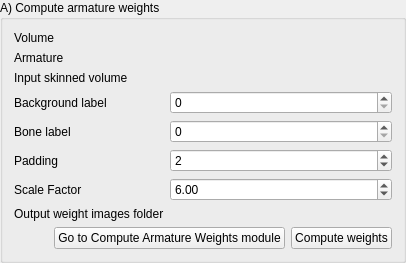
        <widget class="ctkCollapsibleGroupBox" name="ComputeArmatureWeightCollapsibleGroupBox">
         <property name="sizePolicy">
          <sizepolicy hsizetype="Preferred" vsizetype="Minimum">
           <horstretch>0</horstretch>
           <verstretch>0</verstretch>
          </sizepolicy>
         </property>
         <property name="title">
          <string>A) Compute armature weights</string>
         </property>
         <property name="collapsed">
          <bool>false</bool>
         </property>
         <layout class="QGridLayout" name="gridLayout_6">
          <item row="0" column="0">
           <widget class="QLabel" name="ComputeArmatureWeightInputVolumeLabel">
            <property name="sizePolicy">
             <sizepolicy hsizetype="Fixed" vsizetype="Fixed">
              <horstretch>0</horstretch>
              <verstretch>0</verstretch>
             </sizepolicy>
            </property>
            <property name="text">
             <string>Volume</string>
            </property>
            <property name="workflow" stdset="0">
             <stringlist>
              <string>2</string>
             </stringlist>
            </property>
           </widget>
          </item>
          <item row="0" column="1" colspan="2">
           <widget class="qMRMLNodeComboBox" name="ComputeArmatureWeightInputVolumeNodeComboBox">
            <property name="enabled">
             <bool>false</bool>
            </property>
            <property name="sizePolicy">
             <sizepolicy hsizetype="Preferred" vsizetype="Fixed">
              <horstretch>0</horstretch>
              <verstretch>0</verstretch>
             </sizepolicy>
            </property>
            <property name="toolTip">
             <string>Select the volume for which the weights are computed</string>
            </property>
            <property name="nodeTypes">
             <stringlist>
              <string>vtkMRMLScalarVolumeNode</string>
             </stringlist>
            </property>
            <property name="showHidden">
             <bool>false</bool>
            </property>
            <property name="addEnabled">
             <bool>false</bool>
            </property>
            <property name="selectNodeUponCreation">
             <bool>true</bool>
            </property>
            <property name="workflow" stdset="0">
             <stringlist>
              <string>2</string>
             </stringlist>
            </property>
           </widget>
          </item>
          <item row="1" column="0">
           <widget class="QLabel" name="ComputeArmatureWeightArmatureLabel">
            <property name="sizePolicy">
             <sizepolicy hsizetype="Fixed" vsizetype="Fixed">
              <horstretch>0</horstretch>
              <verstretch>0</verstretch>
             </sizepolicy>
            </property>
            <property name="text">
             <string>Armature</string>
            </property>
            <property name="workflow" stdset="0">
             <stringlist>
              <string>2</string>
             </stringlist>
            </property>
           </widget>
          </item>
          <item row="1" column="1" colspan="2">
           <widget class="qMRMLNodeComboBox" name="ComputeArmatureWeightAmartureNodeComboBox">
            <property name="sizePolicy">
             <sizepolicy hsizetype="Preferred" vsizetype="Fixed">
              <horstretch>0</horstretch>
              <verstretch>0</verstretch>
             </sizepolicy>
            </property>
            <property name="toolTip">
             <string>Select the armature for which the weights are computed</string>
            </property>
            <property name="nodeTypes">
             <stringlist>
              <string>vtkMRMLModelNode</string>
             </stringlist>
            </property>
            <property name="showHidden">
             <bool>false</bool>
            </property>
            <property name="baseName">
             <string/>
            </property>
            <property name="addEnabled">
             <bool>false</bool>
            </property>
            <property name="removeEnabled">
             <bool>true</bool>
            </property>
            <property name="workflow" stdset="0">
             <stringlist>
              <string>2</string>
             </stringlist>
            </property>
           </widget>
          </item>
          <item row="2" column="0">
           <widget class="QLabel" name="ComputeArmatureWeightSkinnedVolumeLabel">
            <property name="sizePolicy">
             <sizepolicy hsizetype="Fixed" vsizetype="Fixed">
              <horstretch>0</horstretch>
              <verstretch>0</verstretch>
             </sizepolicy>
            </property>
            <property name="text">
             <string>Input skinned volume</string>
            </property>
            <property name="workflow" stdset="0">
             <stringlist>
              <string>2</string>
             </stringlist>
            </property>
           </widget>
          </item>
          <item row="2" column="1" colspan="2">
           <widget class="qMRMLNodeComboBox" name="ComputeArmatureWeightSkinnedVolumeVolumeNodeComboBox">
            <property name="sizePolicy">
             <sizepolicy hsizetype="Preferred" vsizetype="Fixed">
              <horstretch>0</horstretch>
              <verstretch>0</verstretch>
             </sizepolicy>
            </property>
            <property name="toolTip">
             <string>Select the skinned volume for which each voxel as a bone associated</string>
            </property>
            <property name="nodeTypes">
             <stringlist>
              <string>vtkMRMLScalarVolumeNode</string>
             </stringlist>
            </property>
            <property name="baseName">
             <string>SkinnedVolume</string>
            </property>
            <property name="noneEnabled">
             <bool>false</bool>
            </property>
            <property name="addEnabled">
             <bool>false</bool>
            </property>
            <property name="removeEnabled">
             <bool>true</bool>
            </property>
            <property name="workflow" stdset="0">
             <stringlist>
              <string>2</string>
             </stringlist>
            </property>
           </widget>
          </item>
          <item row="8" column="0">
           <widget class="QLabel" name="ComputeArmatureWeightOutputFolderLabel">
            <property name="sizePolicy">
             <sizepolicy hsizetype="Fixed" vsizetype="Fixed">
              <horstretch>0</horstretch>
              <verstretch>0</verstretch>
             </sizepolicy>
            </property>
            <property name="text">
             <string>Output weight images folder</string>
            </property>
           </widget>
          </item>
          <item row="9" column="0" colspan="3">
           <layout class="QHBoxLayout" name="horizontalLayout_9">
            <item>
             <spacer name="horizontalSpacer_8">
              <property name="orientation">
               <enum>Qt::Horizontal</enum>
              </property>
              <property name="sizeHint" stdset="0">
               <size>
                <width>40</width>
                <height>20</height>
               </size>
              </property>
             </spacer>
            </item>
            <item>
             <widget class="QPushButton" name="ComputeArmatureWeightGoToPushButton">
              <property name="toolTip">
               <string>Open the &quot;Compute Armature Weights&quot; module</string>
              </property>
              <property name="text">
               <string>Go to Compute Armature Weights module</string>
              </property>
              <property name="workflow" stdset="0">
               <stringlist>
                <string>2</string>
               </stringlist>
              </property>
             </widget>
            </item>
            <item>
             <widget class="QPushButton" name="ComputeArmatureWeightApplyPushButton">
              <property name="toolTip">
               <string>&lt;!DOCTYPE HTML PUBLIC &quot;-//W3C//DTD HTML 4.0//EN&quot; &quot;http://www.w3.org/TR/REC-html40/strict.dtd&quot;&gt;
&lt;html&gt;&lt;head&gt;&lt;meta name=&quot;qrichtext&quot; content=&quot;1&quot; /&gt;&lt;style type=&quot;text/css&quot;&gt;
p, li { white-space: pre-wrap; }
&lt;/style&gt;&lt;/head&gt;&lt;body style=&quot; font-family:'MS Shell Dlg 2'; font-size:8.25pt; font-weight:400; font-style:normal;&quot;&gt;
&lt;p style=&quot; margin-top:0px; margin-bottom:0px; margin-left:0px; margin-right:0px; -qt-block-indent:0; text-indent:0px;&quot;&gt;&lt;span style=&quot; font-size:8pt;&quot;&gt;For each voxel of the volume, compute the contribution of each bone to a movement and outputs it in the weight folder.&lt;/span&gt;&lt;/p&gt;&lt;/body&gt;&lt;/html&gt;</string>
              </property>
              <property name="text">
               <string>Compute weights</string>
              </property>
              <property name="checkable">
               <bool>true</bool>
              </property>
             </widget>
            </item>
           </layout>
          </item>
          <item row="5" column="0">
           <widget class="QLabel" name="ComputeArmatureWeightPaddingLabel">
            <property name="sizePolicy">
             <sizepolicy hsizetype="Fixed" vsizetype="Preferred">
              <horstretch>0</horstretch>
              <verstretch>0</verstretch>
             </sizepolicy>
            </property>
            <property name="text">
             <string>Padding</string>
            </property>
            <property name="workflow" stdset="0">
             <stringlist>
              <string>2</string>
             </stringlist>
            </property>
           </widget>
          </item>
          <item row="5" column="1" colspan="2">
           <widget class="QSpinBox" name="ComputeArmatureWeightPaddingSpinBox">
            <property name="sizePolicy">
             <sizepolicy hsizetype="Preferred" vsizetype="Fixed">
              <horstretch>0</horstretch>
              <verstretch>0</verstretch>
             </sizepolicy>
            </property>
            <property name="toolTip">
             <string>&lt;!DOCTYPE HTML PUBLIC &quot;-//W3C//DTD HTML 4.0//EN&quot; &quot;http://www.w3.org/TR/REC-html40/strict.dtd&quot;&gt;
&lt;html&gt;&lt;head&gt;&lt;meta name=&quot;qrichtext&quot; content=&quot;1&quot; /&gt;&lt;style type=&quot;text/css&quot;&gt;
p, li { white-space: pre-wrap; }
&lt;/style&gt;&lt;/head&gt;&lt;body style=&quot; font-family:'MS Shell Dlg 2'; font-size:8.25pt; font-weight:400; font-style:normal;&quot;&gt;
&lt;p style=&quot; margin-top:0px; margin-bottom:0px; margin-left:0px; margin-right:0px; -qt-block-indent:0; text-indent:0px;&quot;&gt;&lt;span style=&quot; font-size:8pt;&quot;&gt;How far (in voxel units) outside the body the weights region will be computed&lt;/span&gt;&lt;/p&gt;&lt;/body&gt;&lt;/html&gt;</string>
            </property>
            <property name="value">
             <number>2</number>
            </property>
            <property name="workflow" stdset="0">
             <stringlist>
              <string>2</string>
             </stringlist>
            </property>
           </widget>
          </item>
          <item row="7" column="0">
           <widget class="QLabel" name="ComputeArmatureWeightScaleFactorLabel">
            <property name="sizePolicy">
             <sizepolicy hsizetype="Fixed" vsizetype="Preferred">
              <horstretch>0</horstretch>
              <verstretch>0</verstretch>
             </sizepolicy>
            </property>
            <property name="text">
             <string>Scale Factor</string>
            </property>
            <property name="workflow" stdset="0">
             <stringlist>
              <string>1</string>
              <string>2</string>
             </stringlist>
            </property>
           </widget>
          </item>
          <item row="7" column="1" colspan="2">
           <widget class="QDoubleSpinBox" name="ComputeArmatureWeightScaleFactorSpinBox">
            <property name="sizePolicy">
             <sizepolicy hsizetype="Preferred" vsizetype="Fixed">
              <horstretch>0</horstretch>
              <verstretch>0</verstretch>
             </sizepolicy>
            </property>
            <property name="toolTip">
             <string>&lt;!DOCTYPE HTML PUBLIC &quot;-//W3C//DTD HTML 4.0//EN&quot; &quot;http://www.w3.org/TR/REC-html40/strict.dtd&quot;&gt;
&lt;html&gt;&lt;head&gt;&lt;meta name=&quot;qrichtext&quot; content=&quot;1&quot; /&gt;&lt;style type=&quot;text/css&quot;&gt;
p, li { white-space: pre-wrap; }
&lt;/style&gt;&lt;/head&gt;&lt;body style=&quot; font-family:'MS Shell Dlg 2'; font-size:8.25pt; font-weight:400; font-style:normal;&quot;&gt;
&lt;p style=&quot; margin-top:0px; margin-bottom:0px; margin-left:0px; margin-right:0px; -qt-block-indent:0; text-indent:0px;&quot;&gt;&lt;span style=&quot; font-size:8pt;&quot;&gt;Scale factor applied to the input images to speed up the processing&lt;/span&gt;&lt;/p&gt;&lt;/body&gt;&lt;/html&gt;</string>
            </property>
            <property name="singleStep">
             <double>2.000000000000000</double>
            </property>
            <property name="value">
             <double>6.000000000000000</double>
            </property>
            <property name="workflow" stdset="0">
             <stringlist>
              <string>1</string>
              <string>2</string>
             </stringlist>
            </property>
           </widget>
          </item>
          <item row="8" column="1" colspan="2">
           <widget class="ctkPathLineEdit" name="ComputeArmatureWeightOutputPathLineEdit">
            <property name="sizePolicy">
             <sizepolicy hsizetype="Expanding" vsizetype="Fixed">
              <horstretch>0</horstretch>
              <verstretch>0</verstretch>
             </sizepolicy>
            </property>
            <property name="filters">
             <set>ctkPathLineEdit::Dirs|ctkPathLineEdit::Drives|ctkPathLineEdit::Readable|ctkPathLineEdit::Writable</set>
            </property>
           </widget>
          </item>
          <item row="3" column="0">
           <widget class="QLabel" name="ComputeArmatureWeightBackgroundLabel">
            <property name="sizePolicy">
             <sizepolicy hsizetype="Fixed" vsizetype="Preferred">
              <horstretch>0</horstretch>
              <verstretch>0</verstretch>
             </sizepolicy>
            </property>
            <property name="text">
             <string>Background label</string>
            </property>
            <property name="workflow" stdset="0">
             <stringlist>
              <string>2</string>
             </stringlist>
            </property>
           </widget>
          </item>
          <item row="3" column="1" colspan="2">
           <widget class="QSpinBox" name="ComputeArmatureWeightBackgroundSpinBox">
            <property name="maximum">
             <number>1024</number>
            </property>
            <property name="workflow" stdset="0">
             <stringlist>
              <string>2</string>
             </stringlist>
            </property>
           </widget>
          </item>
          <item row="4" column="1" colspan="2">
           <widget class="QSpinBox" name="ComputeArmatureWeightBoneSpinBox">
            <property name="maximum">
             <number>1024</number>
            </property>
            <property name="workflow" stdset="0">
             <stringlist>
              <string>2</string>
             </stringlist>
            </property>
           </widget>
          </item>
          <item row="4" column="0">
           <widget class="QLabel" name="ComputeArmatureWeightBoneLabel">
            <property name="text">
             <string>Bone label</string>
            </property>
            <property name="workflow" stdset="0">
             <stringlist>
              <string>2</string>
             </stringlist>
            </property>
           </widget>
          </item>
         </layout>
        </widget>
